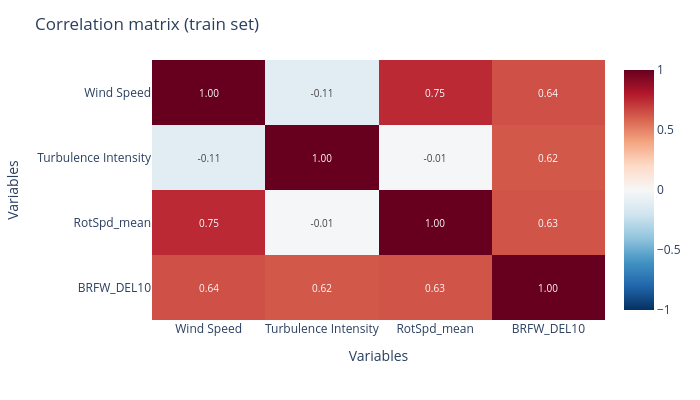
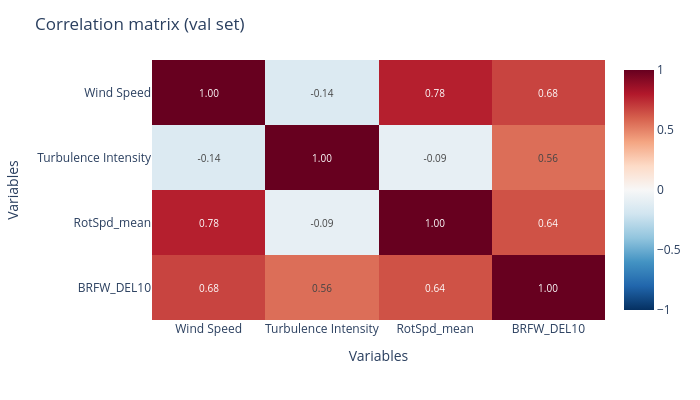
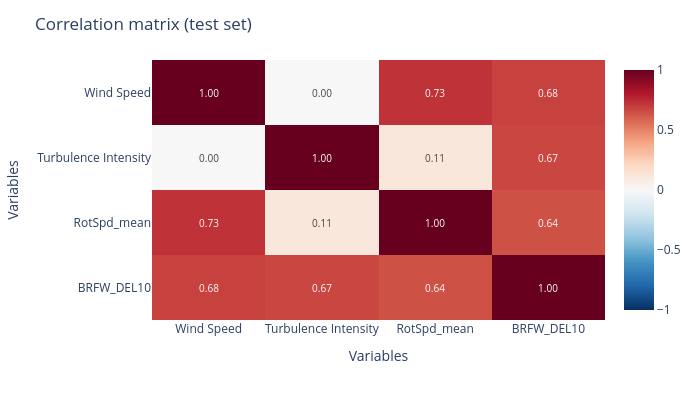

The notebook cell these images were saved under, in order:
### Markdown cell above
## Correlation matrices and basic descriptive statistics

In this section we:

- Compute **Pearson correlation matrices** between the selected inputs (`SELECTED_INPUT_COLS`) and the current `TARGET_COL`.
- Print **basic descriptive statistics** (count, mean, std, min, quartiles, max) for the same variables.

What to look at:

- **Input–input correlations**:
  - High correlation between two inputs (e.g. Wind Speed and RotSpd_mean) can indicate potential redundancy (they carry similar information).
- **Input–target correlations**:
  - High correlation suggests a strong **linear** relationship with the target.
  - Low correlation does *not* mean the variable is useless; the relationship may be nonlinear.
- **Basic stats per set**:
  - Do train, val, and test cover similar ranges in Wind Speed, TI, and the target?
  - Are there shifts in means or ranges? This tells us if the model will be extrapolating on the validation or test set.

### Code cell
# CELL 7: Show correlations

# =========================================
# Run correlations and stats for current target
# =========================================

cols_for_stats = SELECTED_INPUT_COLS + [TARGET_COL]

show_correlations(df_train, SELECTED_INPUT_COLS, TARGET_COL, set_name="train")
show_correlations(df_val,   SELECTED_INPUT_COLS, TARGET_COL, set_name="val")
show_correlations(df_test,  SELECTED_INPUT_COLS, TARGET_COL, set_name="test")

### Figure 1 — Plotly figure (JSON) as saved in the notebook; plotly's stock layout.template omitted (floating-point values rounded to 4 significant figures)
{"data": [{"coloraxis": "coloraxis", "hovertemplate": "x: %{x}<br>y: %{y}<br>color: %{z}<extra></extra>", "name": "0", "textfont": {"size": 10}, "texttemplate": "%{z:.2f}", "type": "heatmap", "x": ["Wind Speed", "Turbulence Intensity", "RotSpd_mean", "BRFW_DEL10"], "xaxis": "x", "y": ["Wind Speed", "Turbulence Intensity", "RotSpd_mean", "BRFW_DEL10"], "yaxis": "y", "z": [[1.0, -0.1124, 0.7499, 0.6435], [-0.1124, 1.0, -0.012, 0.621], [0.7499, -0.012, 1.0, 0.6338], [0.6435, 0.621, 0.6338, 1.0]]}], "layout": {"coloraxis": {"cmax": 1, "cmin": -1, "colorscale": [[0, "rgb(5,48,97)"], [0.1, "rgb(33,102,172)"], [0.2, "rgb(67,147,195)"], [0.3, "rgb(146,197,222)"], [0.4, "rgb(209,229,240)"], [0.5, "rgb(247,247,247)"], [0.6, "rgb(253,219,199)"], [0.7, "rgb(244,165,130)"], [0.8, "rgb(214,96,77)"], [0.9, "rgb(178,24,43)"], [1, "rgb(103,0,31)"]]}, "height": 400, "margin": {"t": 60}, "title": {"text": "Correlation matrix (train set)"}, "width": 700, "xaxis": {"anchor": "y", "domain": [0, 1], "title": {"text": "Variables"}}, "yaxis": {"anchor": "x", "autorange": "reversed", "domain": [0, 1], "title": {"text": "Variables"}}}}

### Figure 2 — Plotly figure (JSON) as saved in the notebook; plotly's stock layout.template omitted (floating-point values rounded to 4 significant figures)
{"data": [{"coloraxis": "coloraxis", "hovertemplate": "x: %{x}<br>y: %{y}<br>color: %{z}<extra></extra>", "name": "0", "textfont": {"size": 10}, "texttemplate": "%{z:.2f}", "type": "heatmap", "x": ["Wind Speed", "Turbulence Intensity", "RotSpd_mean", "BRFW_DEL10"], "xaxis": "x", "y": ["Wind Speed", "Turbulence Intensity", "RotSpd_mean", "BRFW_DEL10"], "yaxis": "y", "z": [[1.0, -0.1412, 0.7813, 0.679], [-0.1412, 1.0, -0.08656, 0.5595], [0.7813, -0.08656, 1.0, 0.6383], [0.679, 0.5595, 0.6383, 1.0]]}], "layout": {"coloraxis": {"cmax": 1, "cmin": -1, "colorscale": [[0, "rgb(5,48,97)"], [0.1, "rgb(33,102,172)"], [0.2, "rgb(67,147,195)"], [0.3, "rgb(146,197,222)"], [0.4, "rgb(209,229,240)"], [0.5, "rgb(247,247,247)"], [0.6, "rgb(253,219,199)"], [0.7, "rgb(244,165,130)"], [0.8, "rgb(214,96,77)"], [0.9, "rgb(178,24,43)"], [1, "rgb(103,0,31)"]]}, "height": 400, "margin": {"t": 60}, "title": {"text": "Correlation matrix (val set)"}, "width": 700, "xaxis": {"anchor": "y", "domain": [0, 1], "title": {"text": "Variables"}}, "yaxis": {"anchor": "x", "autorange": "reversed", "domain": [0, 1], "title": {"text": "Variables"}}}}

### Figure 3 — Plotly figure (JSON) as saved in the notebook; plotly's stock layout.template omitted (floating-point values rounded to 4 significant figures)
{"data": [{"coloraxis": "coloraxis", "hovertemplate": "x: %{x}<br>y: %{y}<br>color: %{z}<extra></extra>", "name": "0", "textfont": {"size": 10}, "texttemplate": "%{z:.2f}", "type": "heatmap", "x": ["Wind Speed", "Turbulence Intensity", "RotSpd_mean", "BRFW_DEL10"], "xaxis": "x", "y": ["Wind Speed", "Turbulence Intensity", "RotSpd_mean", "BRFW_DEL10"], "yaxis": "y", "z": [[1.0, 0.0004047, 0.7289, 0.6847], [0.0004047, 1.0, 0.1149, 0.6714], [0.7289, 0.1149, 1.0, 0.6417], [0.6847, 0.6714, 0.6417, 1.0]]}], "layout": {"coloraxis": {"cmax": 1, "cmin": -1, "colorscale": [[0, "rgb(5,48,97)"], [0.1, "rgb(33,102,172)"], [0.2, "rgb(67,147,195)"], [0.3, "rgb(146,197,222)"], [0.4, "rgb(209,229,240)"], [0.5, "rgb(247,247,247)"], [0.6, "rgb(253,219,199)"], [0.7, "rgb(244,165,130)"], [0.8, "rgb(214,96,77)"], [0.9, "rgb(178,24,43)"], [1, "rgb(103,0,31)"]]}, "height": 400, "margin": {"t": 60}, "title": {"text": "Correlation matrix (test set)"}, "width": 700, "xaxis": {"anchor": "y", "domain": [0, 1], "title": {"text": "Variables"}}, "yaxis": {"anchor": "x", "autorange": "reversed", "domain": [0, 1], "title": {"text": "Variables"}}}}
